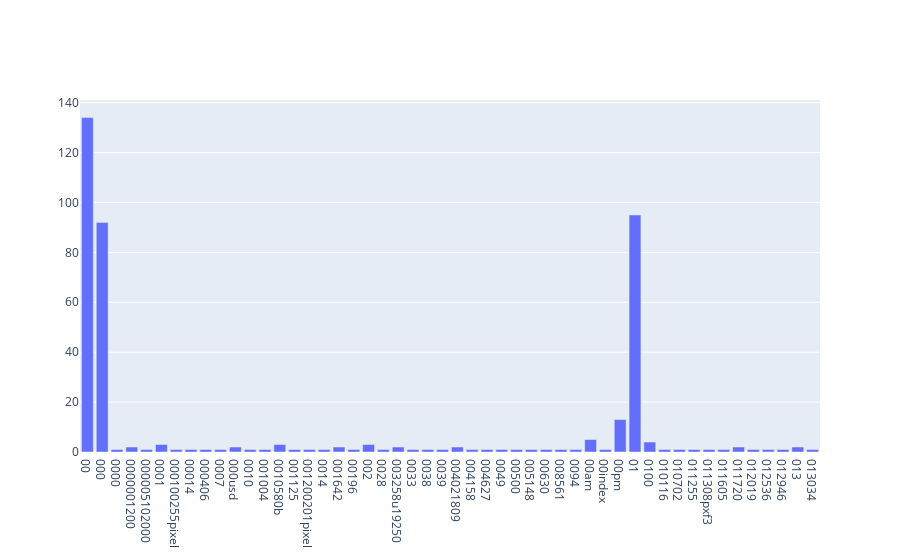

The notebook cell saved with this chart:
### Markdown cell above
### >>> **Exercise 14 (take home):** 
The chart above contains all the vocabulary, and it's computationally intensive to both compute and visualize. Can you efficiently reduce the number of terms you want to visualize as an exercise.

### Code cell
# Answer here
import plotly.graph_objs as go
from plotly.offline import iplot
import plotly.figure_factory as ff
import pandas as pd

g = [go.Bar(x=count_vect.get_feature_names()[:50], 
            y=term_frequencies[:50])]


iplot(g)

### Figure 1 — Plotly figure (JSON) as saved in the notebook; plotly's stock layout.template omitted (floating-point values rounded to 4 significant figures)
{"data": [{"type": "bar", "x": ["00", "000", "0000", "0000001200", "000005102000", "0001", "000100255pixel", "00014", "000406", "0007", "000usd", "0010", "001004", "0010580b", "001125", "001200201pixel", "0014", "001642", "00196", "002", "0028", "003258u19250", "0033", "0038", "0039", "004021809", "004158", "004627", "0049", "00500", "005148", "00630", "008561", "0094", "00am", "00index", "00pm", "01", "0100", "010116", "010702", "011255", "011308pxf3", "011605", "011720", "012019", "012536", "012946", "013", "013034"], "y": [134, 92, 1, 2, 1, 3, 1, 1, 1, 1, 2, 1, 1, 3, 1, 1, 1, 2, 1, 3, 1, 2, 1, 1, 1, 2, 1, 1, 1, 1, 1, 1, 1, 1, 5, 1, 13, 95, 4, 1, 1, 1, 1, 1, 2, 1, 1, 1, 2, 1]}], "layout": {}}
